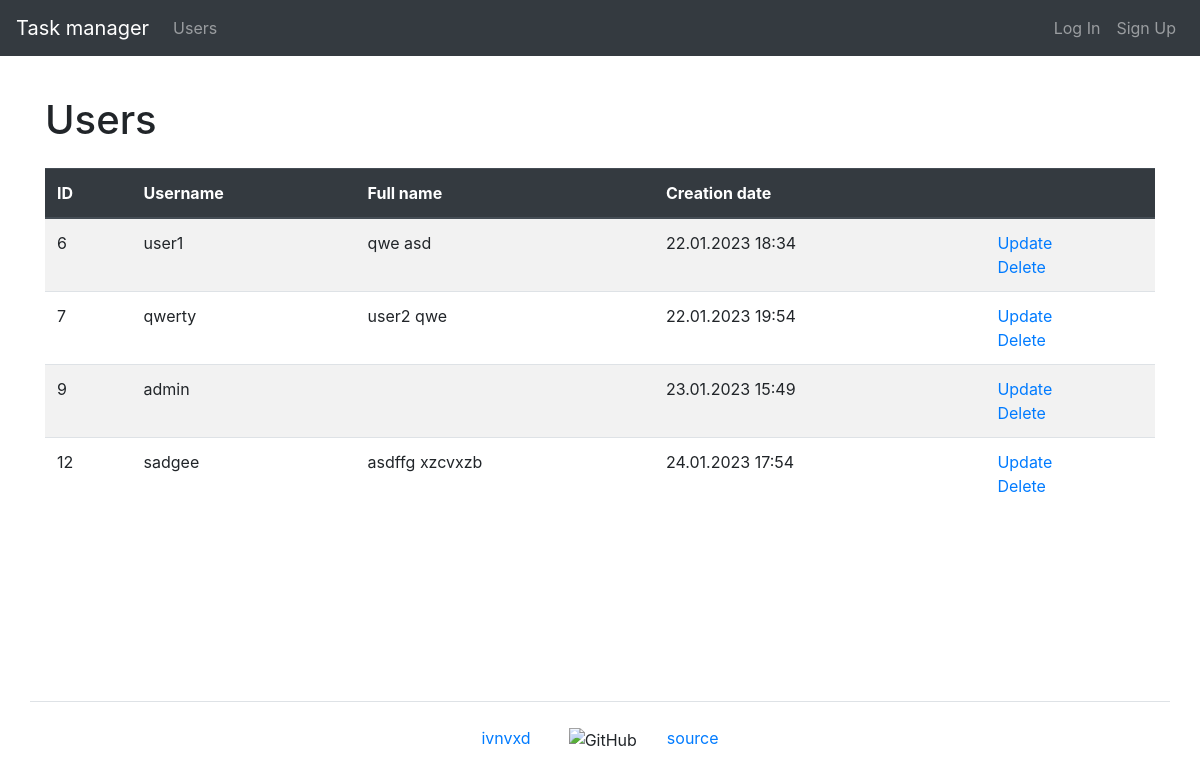
/users/, run on an earlier commit of the app's database.
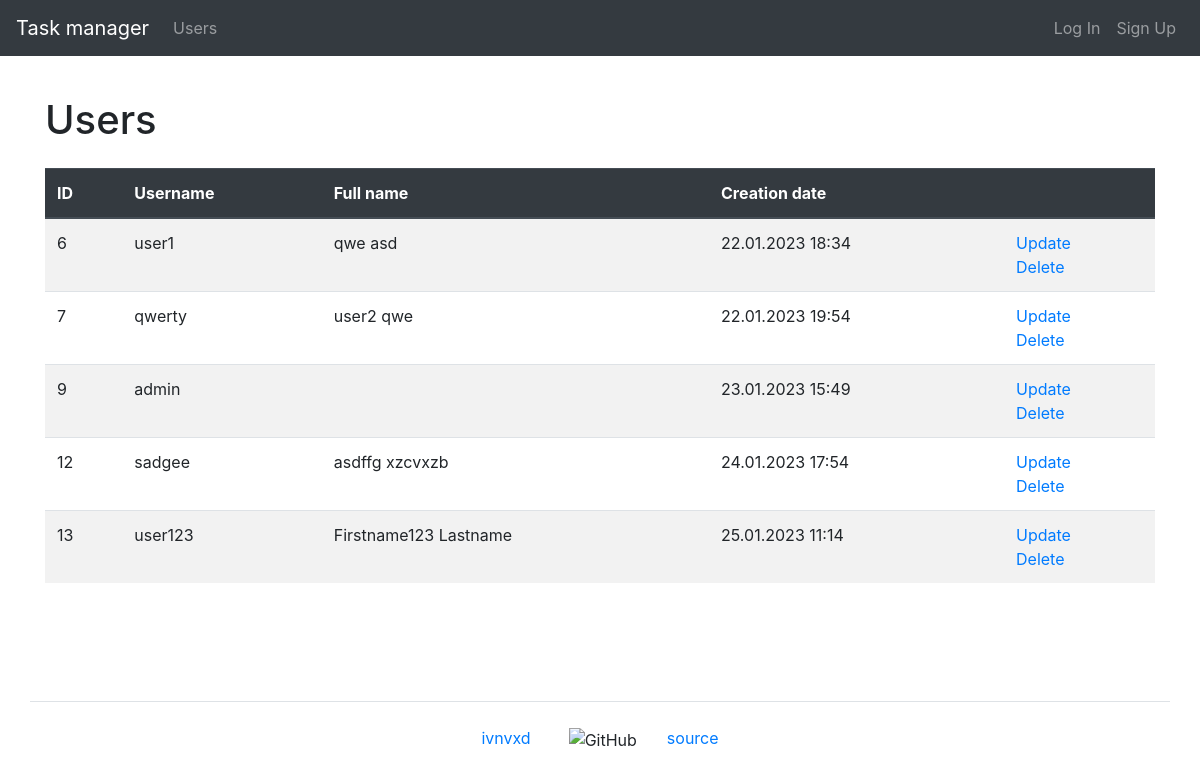
And on a later commit of the database.
### task_manager/users/models.py (models this page shows, shortened)
class User(AbstractUser):
    first_name = models.CharField(max_length=150)
    last_name = models.CharField(max_length=150)

### task_manager/users/views.py (the view)
# urls.py: path('', UsersListView.as_view(), name='users'),
class UsersListView(ListView):
    template_name = 'users/users.html'
    model = User
    context_object_name = 'users'
    extra_context = {
        'title': _('Users')
    }

### task_manager/templates/users/users.html (shortened to what this page needs)
{% extends "base.html" %}
{% load bootstrap4 %}
{% load i18n %}
{% block content %}
    <h1 class="my-4">{{ title }}</h1>
    <table class="table table-striped">
        <thead class="thead-dark">
            <tr>
                <th>ID</th>
                <th>{% trans 'Username' %}</th>
                <th>{% trans 'Full name' %}</th>
                <th>{% trans 'Creation date' %}</th>
                <th></th>
            </tr>
        </thead>
        <tbody>
            {% if users %}
                {% for user in users %}
                    <tr>
                        <td>{{ user.id }}</td>
                        <td>{{ user.username }}</td>
                        <td>{{ user.first_name }} {{ user.last_name }}</td>
                        <td>{{ user.date_joined|date:"d.m.Y H:i" }}</td>
                        <td>
                          <a href="{% url 'user_update' user.id %}">{% trans 'Update' %}</a>
                          <br>
                          <a href="{% url 'user_delete' user.id %}">{% trans 'Delete' %}</a>
                        </td>
                    </tr>
                {% endfor %}
            {% endif %}
        </tbody>
    </table>
{% endblock content %}

What changed in the data, as far as the page shows it:
added User: id "13", username "user123", first_name "Firstname123", last_name "Lastname", date_joined "25.01.2023 11:14"
